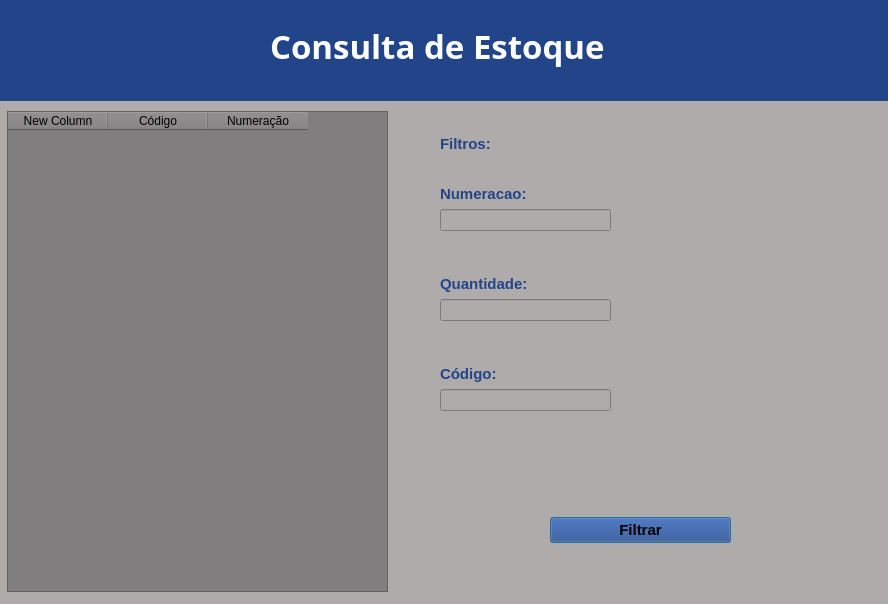
<?xml version="1.0" encoding="UTF-8"?>
<ui version="4.0">
 <class>controle_estoque</class>
 <widget class="QDialog" name="controle_estoque">
  <property name="geometry">
   <rect>
    <x>0</x>
    <y>0</y>
    <width>888</width>
    <height>604</height>
   </rect>
  </property>
  <property name="windowTitle">
   <string>Consulta de Estoque</string>
  </property>
  <property name="styleSheet">
   <string notr="true">background-color:#b0abab</string>
  </property>
  <widget class="QWidget" name="widget" native="true">
   <property name="geometry">
    <rect>
     <x>0</x>
     <y>-10</y>
     <width>891</width>
     <height>111</height>
    </rect>
   </property>
   <property name="styleSheet">
    <string notr="true">background:#248; 
color: #ffffff;</string>
   </property>
   <widget class="QLabel" name="label">
    <property name="geometry">
     <rect>
      <x>270</x>
      <y>20</y>
      <width>481</width>
      <height>71</height>
     </rect>
    </property>
    <property name="font">
     <font>
      <family>Swis721 Blk BT</family>
      <pointsize>25</pointsize>
      <bold>true</bold>
     </font>
    </property>
    <property name="text">
     <string>Consulta de Estoque</string>
    </property>
   </widget>
  </widget>
  <widget class="QTableWidget" name="table_estoque">
   <property name="geometry">
    <rect>
     <x>7</x>
     <y>111</y>
     <width>381</width>
     <height>481</height>
    </rect>
   </property>
   <property name="styleSheet">
    <string notr="true">background:#807e7e;</string>
   </property>
   <column>
    <property name="text">
     <string>New Column</string>
    </property>
   </column>
   <column>
    <property name="text">
     <string>Código</string>
    </property>
   </column>
   <column>
    <property name="text">
     <string>Numeração</string>
    </property>
   </column>
  </widget>
  <widget class="QLabel" name="label_filtros">
   <property name="geometry">
    <rect>
     <x>440</x>
     <y>130</y>
     <width>167</width>
     <height>28</height>
    </rect>
   </property>
   <property name="font">
    <font>
     <pointsize>11</pointsize>
     <bold>true</bold>
    </font>
   </property>
   <property name="styleSheet">
    <string notr="true">color: #248;</string>
   </property>
   <property name="text">
    <string>Filtros:</string>
   </property>
  </widget>
  <widget class="QWidget" name="layoutWidget">
   <property name="geometry">
    <rect>
     <x>440</x>
     <y>260</y>
     <width>171</width>
     <height>61</height>
    </rect>
   </property>
   <layout class="QVBoxLayout" name="verticalLayout_2">
    <item>
     <widget class="QLabel" name="label_filtro_qtd">
      <property name="font">
       <font>
        <pointsize>11</pointsize>
        <bold>true</bold>
       </font>
      </property>
      <property name="styleSheet">
       <string notr="true">color: #248;</string>
      </property>
      <property name="text">
       <string>Quantidade:</string>
      </property>
      <property name="alignment">
       <set>Qt::AlignmentFlag::AlignBottom|Qt::AlignmentFlag::AlignLeading|Qt::AlignmentFlag::AlignLeft</set>
      </property>
     </widget>
    </item>
    <item>
     <widget class="QLineEdit" name="line_qtd"/>
    </item>
   </layout>
  </widget>
  <widget class="QWidget" name="layoutWidget_2">
   <property name="geometry">
    <rect>
     <x>440</x>
     <y>350</y>
     <width>171</width>
     <height>61</height>
    </rect>
   </property>
   <layout class="QVBoxLayout" name="verticalLayout_3">
    <item>
     <widget class="QLabel" name="label_filtro_cod">
      <property name="font">
       <font>
        <pointsize>11</pointsize>
        <bold>true</bold>
       </font>
      </property>
      <property name="styleSheet">
       <string notr="true">color: #248;</string>
      </property>
      <property name="text">
       <string>Código:</string>
      </property>
      <property name="alignment">
       <set>Qt::AlignmentFlag::AlignBottom|Qt::AlignmentFlag::AlignLeading|Qt::AlignmentFlag::AlignLeft</set>
      </property>
     </widget>
    </item>
    <item>
     <widget class="QLineEdit" name="line_cod"/>
    </item>
   </layout>
  </widget>
  <widget class="QWidget" name="">
   <property name="geometry">
    <rect>
     <x>440</x>
     <y>170</y>
     <width>171</width>
     <height>61</height>
    </rect>
   </property>
   <layout class="QVBoxLayout" name="verticalLayout">
    <item>
     <widget class="QLabel" name="label_filtro_num">
      <property name="font">
       <font>
        <pointsize>11</pointsize>
        <bold>true</bold>
       </font>
      </property>
      <property name="styleSheet">
       <string notr="true">color: #248;</string>
      </property>
      <property name="text">
       <string>Numeracao:</string>
      </property>
      <property name="alignment">
       <set>Qt::AlignmentFlag::AlignBottom|Qt::AlignmentFlag::AlignLeading|Qt::AlignmentFlag::AlignLeft</set>
      </property>
     </widget>
    </item>
    <item>
     <widget class="QLineEdit" name="line_numeracao"/>
    </item>
   </layout>
  </widget>
  <widget class="QWidget" name="">
   <property name="geometry">
    <rect>
     <x>510</x>
     <y>510</y>
     <width>261</width>
     <height>40</height>
    </rect>
   </property>
   <layout class="QHBoxLayout" name="horizontalLayout">
    <item>
     <spacer name="horizontalSpacer">
      <property name="orientation">
       <enum>Qt::Orientation::Horizontal</enum>
      </property>
      <property name="sizeType">
       <enum>QSizePolicy::Policy::Fixed</enum>
      </property>
      <property name="sizeHint" stdset="0">
       <size>
        <width>40</width>
        <height>20</height>
       </size>
      </property>
     </spacer>
    </item>
    <item>
     <widget class="QPushButton" name="btn_filtrar">
      <property name="font">
       <font>
        <pointsize>11</pointsize>
        <bold>true</bold>
       </font>
      </property>
      <property name="styleSheet">
       <string notr="true">background-color: #248;</string>
      </property>
      <property name="text">
       <string>Filtrar</string>
      </property>
     </widget>
    </item>
    <item>
     <spacer name="horizontalSpacer_2">
      <property name="orientation">
       <enum>Qt::Orientation::Horizontal</enum>
      </property>
      <property name="sizeType">
       <enum>QSizePolicy::Policy::Fixed</enum>
      </property>
      <property name="sizeHint" stdset="0">
       <size>
        <width>40</width>
        <height>38</height>
       </size>
      </property>
     </spacer>
    </item>
   </layout>
  </widget>
 </widget>
 <resources/>
 <connections/>
</ui>
